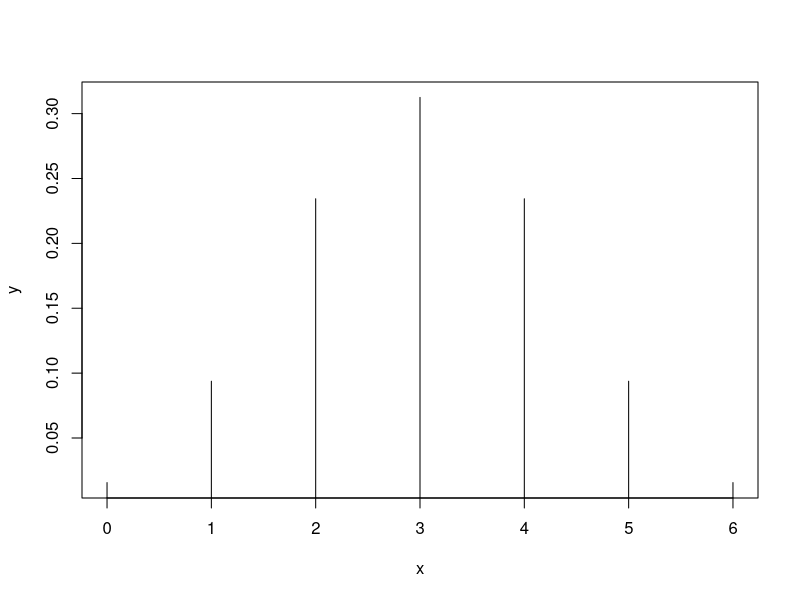

Source code (R):
n <- 6
p <- 0.5


# i) P(X = 5)
prob_a <- dbinom(5, size = n, prob = p)
cat("P(X = 5) =", prob_a, "\n")

# ii) P(X >= 3) = 1 - P(X <= 2)
prob_b <- 1 - pbinom(2, size = n, prob = p)
cat("P(X >= 3) =", prob_b, "\n")

# iii) P(2 <= X <= 4) = P(X <= 4) - P(X <= 2 - 1)
prob_c <- pbinom(4, size = n, prob = p) - pbinom(1, size = n, prob = p)
cat("P(2 <= X <= 4) =", prob_c, "\n")


# iv) Wykres rozkładu
x <- 0:6
y <- dbinom(x, size = n, prob = p)
plot(x, y, type = "h")
